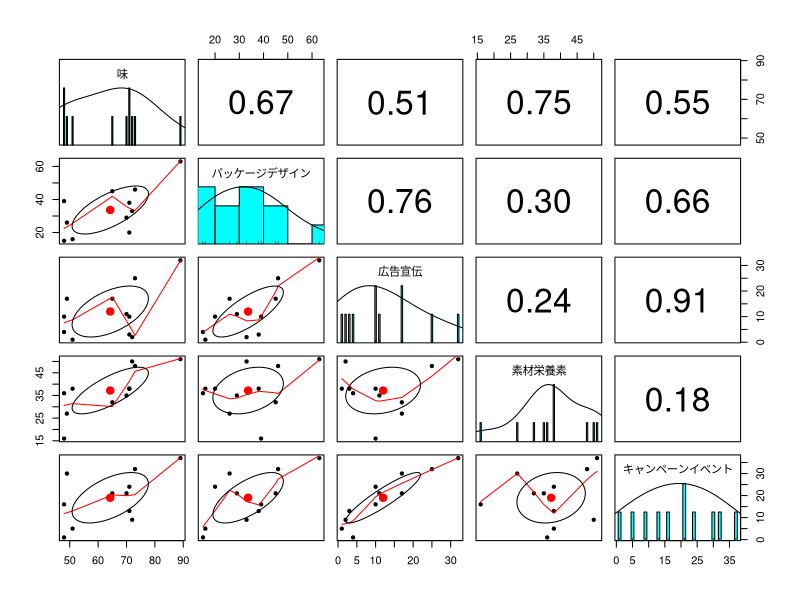

The R script that drew this image: (Note: this script raises an error after producing the figure.)
## ---- chunk 1
#| message: FALSE
library(psych) # 心理学用パッケージ
library(tidyverse) # いつもの
library(ggthemes) # 図をきれいに
library(knitr) # 表をキレイに
library(kableExtra) # 表をキレイに
knitr::opts_chunk$set(dev = "ragg_png")
theme_set(theme_few(base_size = 12))
update_geom_defaults("point", list(size = 3))
## ---- chunk 2
df_senbei <- readr::read_table("data/senbei.txt")
knitr::kable(df_senbei) |> kable_styling(font_size = 20)
## ---- chunk 3
df_senbei <- column_to_rownames(df_senbei, "製品名")
df_senbei |> head() |> kable() |> kable_styling(font_size = 20)
## ---- chunk 4
pairs.panels(df_senbei)
## ---- chunk 5
KMO(df_senbei)
## ---- chunk 6
correlation <- cor(df_senbei, use = "complete.obs") |>
  round(digits = 3)
knitr::kable(correlation) |>
  kable_styling(font_size = 20)
## ---- chunk 7
#| output-location: slide
# スピアマンの順位相関係数
spearman_corr = round(cor(df_senbei, method='spearman'), digits = 4)
# ピアソンの積率相関係数
pearson_corr = round(cor(df_senbei, method='pearson'), digits = 4)

# 相関係数行列の組み合わせ
combined_corr <- spearman_corr
combined_corr[lower.tri(combined_corr)] <- pearson_corr[lower.tri(pearson_corr)]

kable(combined_corr) |> kable_styling(font_size = 24)
## ---- chunk 8
#| message: FALSE
#| warning: FALSE
#| fig.height: 6
#| output-location: slide
?fa.parallel()
fa.parallel(correlation, n.obs = 11, fa = "fa" ) # スクリープロットを表示
abline( h = 0 ) # y = 0 の横線を追加
## ---- chunk 9
#| warning: FALSE
#| output-location: slide
result = fa(correlation,
            nfactors = 2,　# 因子の数
            fm = "minres",# 最小二乗法
            rotate = "varimax", # 軸の回転
            use = "complete.obs" # 欠損値
            )
print( result, digits = 3, sort = T )
?fa
## ---- chunk 10
#library(maptools) # plotにラベルを表示
#plot(result$scores[,1], result$scores[,2], xlab="マーケティング因子",  ylab="製品因子")
#pointLabel(x = result$scores[,1], y=result$scores[,2], labels=rownames(df_senbei))
## ---- chunk 11
fa.diagram(result) # 因子の図
## ---- chunk 12
print(result$loadings, digits = 2, cutoff = 0.3 )
## ---- chunk 13
#| output-location: slide
f1 <- factanal(df_senbei,
               factor=2,  # 因子数
               rotation="varimax", # 回転
               scores="regression" # 推定法
)
biplot(f1$scores, f1$loading)
## ---- chunk 14
# 第1因子と第2因子の因子負荷量
f1_loading <- rbind(f1$loading[,1], f1$loading[,2])
f1_loading <- data.frame(t(f1_loading))
colnames(f1_loading) <- c("マーケティング因子","製品因子")
f1_scores <- data.frame(f1$scores)
## ---- chunk 15
#| output-location: slide
library(ggrepel)

g <- ggplot()
g <- g + geom_point(
  data = f1_scores,
  aes(x = Factor1,  y = Factor2,)
  )
# チーム名を描画
g <- g + geom_text_repel(
  data=f1_scores,
  aes(x = Factor1, y = Factor2, label=rownames(f1_scores)),
  colour=ifelse(rownames(f1_scores)=="Japan(14)", "magenta",
         ifelse(rownames(f1_scores)=="Japan(18)", "magenta",
         ifelse(rownames(f1_scores)=="Germany(14)", "magenta",
         ifelse(rownames(f1_scores)=="France(18)", "magenta", "blue4"
         )))),
  alpha=0.9,size=3
)
print(g)
## ---- chunk 16
# データの読み込み。
# データはサポートサイトからダウンロード可能
data_chap11 <- read.csv("data/chapter_11.csv", header = TRUE)
dat_lov <- data_chap11[, 1:9]
## ---- chunk 17
round(cor(dat_lov),digits = 3) |>
  kable() |> kable_styling(font_size = 28)
## ---- chunk 18
#| fig-height: 6
eigenvalues <- eigen(cor(dat_lov))$values # 固有値
plot(eigenvalues, type = "b") # 作図
abline(h = 1) # 水平線
## ---- chunk 19
result_fa <- factanal(dat_lov, 2)
## ---- chunk 20
label_lov <- c("achievement factor", "belongingness factor")
fa_loadings <- result_fa$loadings[,]
colnames(fa_loadings) <- label_lov
plot(fa_loadings, pch = "")
text(fa_loadings[,1], fa_loadings[,2], row.names(fa_loadings))
## ---- chunk 21
result_fa_n <- factanal(dat_lov, 2, rotation = "none")
fa_loadings_n <- result_fa_n$loadings[,]
plot(fa_loadings_n, pch = "")
text(fa_loadings_n[,1], fa_loadings_n[,2], row.names(fa_loadings_n))
## ---- chunk 22
result_fa <- factanal(dat_lov, 2, scores = "regression")
fa_scores <- result_fa$scores
colnames(fa_scores) <- label_lov
plot(fa_scores)
## ---- chunk 23
dat_lu <- data_chap11[,10:17]
## ---- chunk 24
cor(dat_lu)
plot(eigen(cor(dat_lu))$values, type = "b")
abline(h = 1)
## ---- chunk 25
result_fa <- factanal(dat_lu, 2)
fa_loadings <- result_fa$loadings[,]
plot(fa_loadings, pch = "")
text(fa_loadings[,1], fa_loadings[,2], row.names(fa_loadings))
